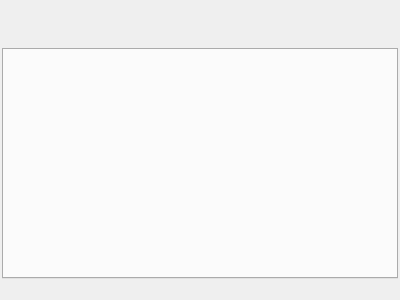
<?xml version="1.0" encoding="UTF-8"?>
<ui version="4.0">
 <comment>
 * Released as open source by Gabriel Caudrelier
 *
 * Developed by Gabriel Caudrelier, gabriel dot caudrelier at gmail dot com
 *
 * https://github.com/metrodango/pip3line
 *
 * Released under AGPL see LICENSE for more information
</comment>
 <class>GenericTab</class>
 <widget class="QWidget" name="GenericTab">
  <property name="geometry">
   <rect>
    <x>0</x>
    <y>0</y>
    <width>400</width>
    <height>300</height>
   </rect>
  </property>
  <property name="windowTitle">
   <string>Form</string>
  </property>
  <layout class="QVBoxLayout" name="mainLayout">
   <property name="margin">
    <number>2</number>
   </property>
   <item alignment="Qt::AlignTop">
    <widget class="QWidget" name="toolbarWidget" native="true">
     <property name="sizePolicy">
      <sizepolicy hsizetype="Preferred" vsizetype="Maximum">
       <horstretch>0</horstretch>
       <verstretch>0</verstretch>
      </sizepolicy>
     </property>
     <layout class="QHBoxLayout" name="mainToolBarLayout">
      <item>
       <widget class="QPushButton" name="loadPushButton">
        <property name="maximumSize">
         <size>
          <width>30</width>
          <height>16777215</height>
         </size>
        </property>
        <property name="toolTip">
         <string>Load file</string>
        </property>
        <property name="text">
         <string/>
        </property>
        <property name="icon">
         <iconset resource="../gui_res.qrc">
          <normaloff>:/Images/icons/document-open-8.png</normaloff>:/Images/icons/document-open-8.png</iconset>
        </property>
        <property name="flat">
         <bool>true</bool>
        </property>
       </widget>
      </item>
      <item>
       <spacer name="horizontalSpacer">
        <property name="orientation">
         <enum>Qt::Horizontal</enum>
        </property>
        <property name="sizeHint" stdset="0">
         <size>
          <width>40</width>
          <height>20</height>
         </size>
        </property>
       </spacer>
      </item>
      <item>
       <widget class="QPushButton" name="historyUndoPushButton">
        <property name="maximumSize">
         <size>
          <width>30</width>
          <height>16777215</height>
         </size>
        </property>
        <property name="toolTip">
         <string>Undo</string>
        </property>
        <property name="text">
         <string/>
        </property>
        <property name="icon">
         <iconset resource="../gui_res.qrc">
          <normaloff>:/Images/icons/edit-undo-8.png</normaloff>:/Images/icons/edit-undo-8.png</iconset>
        </property>
        <property name="shortcut">
         <string>Ctrl+Z</string>
        </property>
        <property name="flat">
         <bool>true</bool>
        </property>
       </widget>
      </item>
      <item>
       <widget class="QPushButton" name="historyRedoPushButton">
        <property name="maximumSize">
         <size>
          <width>30</width>
          <height>16777215</height>
         </size>
        </property>
        <property name="toolTip">
         <string>Redo</string>
        </property>
        <property name="text">
         <string/>
        </property>
        <property name="icon">
         <iconset resource="../gui_res.qrc">
          <normaloff>:/Images/icons/edit-redo-8.png</normaloff>:/Images/icons/edit-redo-8.png</iconset>
        </property>
        <property name="shortcut">
         <string>Ctrl+Shift+Z</string>
        </property>
        <property name="flat">
         <bool>true</bool>
        </property>
       </widget>
      </item>
      <item>
       <widget class="QPushButton" name="addViewPushButton">
        <property name="sizePolicy">
         <sizepolicy hsizetype="Minimum" vsizetype="Maximum">
          <horstretch>0</horstretch>
          <verstretch>0</verstretch>
         </sizepolicy>
        </property>
        <property name="maximumSize">
         <size>
          <width>50</width>
          <height>16777215</height>
         </size>
        </property>
        <property name="toolTip">
         <string>Add a view from selected Transformation</string>
        </property>
        <property name="text">
         <string/>
        </property>
        <property name="icon">
         <iconset resource="../gui_res.qrc">
          <normaloff>:/Images/icons/dialog-more.png</normaloff>:/Images/icons/dialog-more.png</iconset>
        </property>
        <property name="flat">
         <bool>true</bool>
        </property>
       </widget>
      </item>
     </layout>
    </widget>
   </item>
   <item>
    <widget class="QTabWidget" name="tabWidget">
     <property name="currentIndex">
      <number>-1</number>
     </property>
     <property name="tabsClosable">
      <bool>true</bool>
     </property>
    </widget>
   </item>
   <item>
    <widget class="QWidget" name="toolWidget" native="true">
     <property name="sizePolicy">
      <sizepolicy hsizetype="Minimum" vsizetype="Maximum">
       <horstretch>0</horstretch>
       <verstretch>0</verstretch>
      </sizepolicy>
     </property>
     <layout class="QHBoxLayout" name="toolLayout">
      <property name="leftMargin">
       <number>4</number>
      </property>
      <property name="topMargin">
       <number>4</number>
      </property>
      <property name="rightMargin">
       <number>4</number>
      </property>
     </layout>
    </widget>
   </item>
  </layout>
 </widget>
 <resources>
  <include location="../gui_res.qrc"/>
 </resources>
 <connections/>
</ui>
